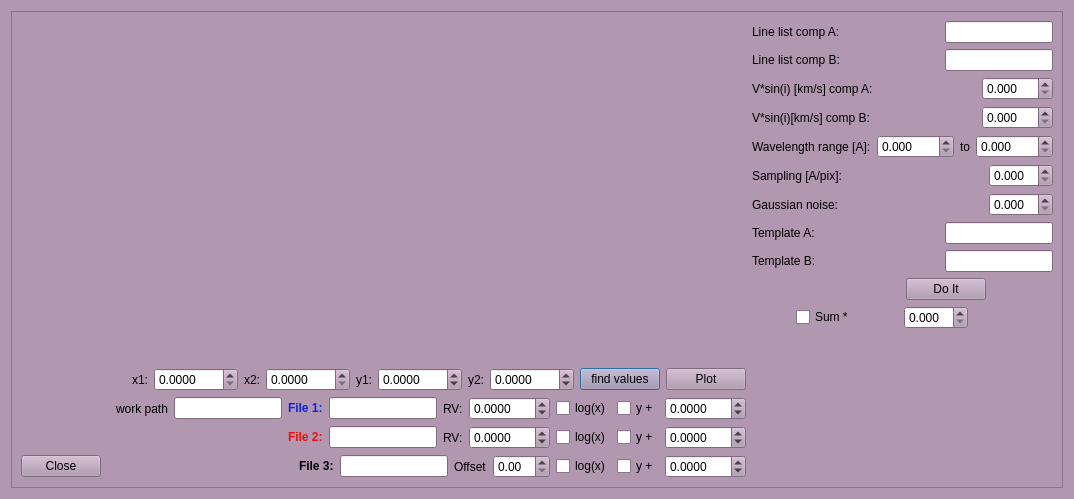
<?xml version="1.0" encoding="UTF-8"?>
<ui version="4.0">
 <class>Template</class>
 <widget class="QDialog" name="Template">
  <property name="geometry">
   <rect>
    <x>0</x>
    <y>0</y>
    <width>1074</width>
    <height>499</height>
   </rect>
  </property>
  <property name="palette">
   <palette>
    <active>
     <colorrole role="WindowText">
      <brush brushstyle="SolidPattern">
       <color alpha="255">
        <red>0</red>
        <green>0</green>
        <blue>0</blue>
       </color>
      </brush>
     </colorrole>
     <colorrole role="Button">
      <brush brushstyle="SolidPattern">
       <color alpha="255">
        <red>177</red>
        <green>151</green>
        <blue>176</blue>
       </color>
      </brush>
     </colorrole>
     <colorrole role="Light">
      <brush brushstyle="SolidPattern">
       <color alpha="255">
        <red>255</red>
        <green>228</green>
        <blue>254</blue>
       </color>
      </brush>
     </colorrole>
     <colorrole role="Midlight">
      <brush brushstyle="SolidPattern">
       <color alpha="255">
        <red>216</red>
        <green>189</green>
        <blue>215</blue>
       </color>
      </brush>
     </colorrole>
     <colorrole role="Dark">
      <brush brushstyle="SolidPattern">
       <color alpha="255">
        <red>88</red>
        <green>75</green>
        <blue>88</blue>
       </color>
      </brush>
     </colorrole>
     <colorrole role="Mid">
      <brush brushstyle="SolidPattern">
       <color alpha="255">
        <red>118</red>
        <green>101</green>
        <blue>117</blue>
       </color>
      </brush>
     </colorrole>
     <colorrole role="Text">
      <brush brushstyle="SolidPattern">
       <color alpha="255">
        <red>0</red>
        <green>0</green>
        <blue>0</blue>
       </color>
      </brush>
     </colorrole>
     <colorrole role="BrightText">
      <brush brushstyle="SolidPattern">
       <color alpha="255">
        <red>255</red>
        <green>255</green>
        <blue>255</blue>
       </color>
      </brush>
     </colorrole>
     <colorrole role="ButtonText">
      <brush brushstyle="SolidPattern">
       <color alpha="255">
        <red>0</red>
        <green>0</green>
        <blue>0</blue>
       </color>
      </brush>
     </colorrole>
     <colorrole role="Base">
      <brush brushstyle="SolidPattern">
       <color alpha="255">
        <red>255</red>
        <green>255</green>
        <blue>255</blue>
       </color>
      </brush>
     </colorrole>
     <colorrole role="Window">
      <brush brushstyle="SolidPattern">
       <color alpha="255">
        <red>177</red>
        <green>151</green>
        <blue>176</blue>
       </color>
      </brush>
     </colorrole>
     <colorrole role="Shadow">
      <brush brushstyle="SolidPattern">
       <color alpha="255">
        <red>0</red>
        <green>0</green>
        <blue>0</blue>
       </color>
      </brush>
     </colorrole>
     <colorrole role="AlternateBase">
      <brush brushstyle="SolidPattern">
       <color alpha="255">
        <red>216</red>
        <green>203</green>
        <blue>215</blue>
       </color>
      </brush>
     </colorrole>
     <colorrole role="ToolTipBase">
      <brush brushstyle="SolidPattern">
       <color alpha="255">
        <red>255</red>
        <green>255</green>
        <blue>220</blue>
       </color>
      </brush>
     </colorrole>
     <colorrole role="ToolTipText">
      <brush brushstyle="SolidPattern">
       <color alpha="255">
        <red>0</red>
        <green>0</green>
        <blue>0</blue>
       </color>
      </brush>
     </colorrole>
    </active>
    <inactive>
     <colorrole role="WindowText">
      <brush brushstyle="SolidPattern">
       <color alpha="255">
        <red>0</red>
        <green>0</green>
        <blue>0</blue>
       </color>
      </brush>
     </colorrole>
     <colorrole role="Button">
      <brush brushstyle="SolidPattern">
       <color alpha="255">
        <red>177</red>
        <green>151</green>
        <blue>176</blue>
       </color>
      </brush>
     </colorrole>
     <colorrole role="Light">
      <brush brushstyle="SolidPattern">
       <color alpha="255">
        <red>255</red>
        <green>228</green>
        <blue>254</blue>
       </color>
      </brush>
     </colorrole>
     <colorrole role="Midlight">
      <brush brushstyle="SolidPattern">
       <color alpha="255">
        <red>216</red>
        <green>189</green>
        <blue>215</blue>
       </color>
      </brush>
     </colorrole>
     <colorrole role="Dark">
      <brush brushstyle="SolidPattern">
       <color alpha="255">
        <red>88</red>
        <green>75</green>
        <blue>88</blue>
       </color>
      </brush>
     </colorrole>
     <colorrole role="Mid">
      <brush brushstyle="SolidPattern">
       <color alpha="255">
        <red>118</red>
        <green>101</green>
        <blue>117</blue>
       </color>
      </brush>
     </colorrole>
     <colorrole role="Text">
      <brush brushstyle="SolidPattern">
       <color alpha="255">
        <red>0</red>
        <green>0</green>
        <blue>0</blue>
       </color>
      </brush>
     </colorrole>
     <colorrole role="BrightText">
      <brush brushstyle="SolidPattern">
       <color alpha="255">
        <red>255</red>
        <green>255</green>
        <blue>255</blue>
       </color>
      </brush>
     </colorrole>
     <colorrole role="ButtonText">
      <brush brushstyle="SolidPattern">
       <color alpha="255">
        <red>0</red>
        <green>0</green>
        <blue>0</blue>
       </color>
      </brush>
     </colorrole>
     <colorrole role="Base">
      <brush brushstyle="SolidPattern">
       <color alpha="255">
        <red>255</red>
        <green>255</green>
        <blue>255</blue>
       </color>
      </brush>
     </colorrole>
     <colorrole role="Window">
      <brush brushstyle="SolidPattern">
       <color alpha="255">
        <red>177</red>
        <green>151</green>
        <blue>176</blue>
       </color>
      </brush>
     </colorrole>
     <colorrole role="Shadow">
      <brush brushstyle="SolidPattern">
       <color alpha="255">
        <red>0</red>
        <green>0</green>
        <blue>0</blue>
       </color>
      </brush>
     </colorrole>
     <colorrole role="AlternateBase">
      <brush brushstyle="SolidPattern">
       <color alpha="255">
        <red>216</red>
        <green>203</green>
        <blue>215</blue>
       </color>
      </brush>
     </colorrole>
     <colorrole role="ToolTipBase">
      <brush brushstyle="SolidPattern">
       <color alpha="255">
        <red>255</red>
        <green>255</green>
        <blue>220</blue>
       </color>
      </brush>
     </colorrole>
     <colorrole role="ToolTipText">
      <brush brushstyle="SolidPattern">
       <color alpha="255">
        <red>0</red>
        <green>0</green>
        <blue>0</blue>
       </color>
      </brush>
     </colorrole>
    </inactive>
    <disabled>
     <colorrole role="WindowText">
      <brush brushstyle="SolidPattern">
       <color alpha="255">
        <red>88</red>
        <green>75</green>
        <blue>88</blue>
       </color>
      </brush>
     </colorrole>
     <colorrole role="Button">
      <brush brushstyle="SolidPattern">
       <color alpha="255">
        <red>177</red>
        <green>151</green>
        <blue>176</blue>
       </color>
      </brush>
     </colorrole>
     <colorrole role="Light">
      <brush brushstyle="SolidPattern">
       <color alpha="255">
        <red>255</red>
        <green>228</green>
        <blue>254</blue>
       </color>
      </brush>
     </colorrole>
     <colorrole role="Midlight">
      <brush brushstyle="SolidPattern">
       <color alpha="255">
        <red>216</red>
        <green>189</green>
        <blue>215</blue>
       </color>
      </brush>
     </colorrole>
     <colorrole role="Dark">
      <brush brushstyle="SolidPattern">
       <color alpha="255">
        <red>88</red>
        <green>75</green>
        <blue>88</blue>
       </color>
      </brush>
     </colorrole>
     <colorrole role="Mid">
      <brush brushstyle="SolidPattern">
       <color alpha="255">
        <red>118</red>
        <green>101</green>
        <blue>117</blue>
       </color>
      </brush>
     </colorrole>
     <colorrole role="Text">
      <brush brushstyle="SolidPattern">
       <color alpha="255">
        <red>88</red>
        <green>75</green>
        <blue>88</blue>
       </color>
      </brush>
     </colorrole>
     <colorrole role="BrightText">
      <brush brushstyle="SolidPattern">
       <color alpha="255">
        <red>255</red>
        <green>255</green>
        <blue>255</blue>
       </color>
      </brush>
     </colorrole>
     <colorrole role="ButtonText">
      <brush brushstyle="SolidPattern">
       <color alpha="255">
        <red>88</red>
        <green>75</green>
        <blue>88</blue>
       </color>
      </brush>
     </colorrole>
     <colorrole role="Base">
      <brush brushstyle="SolidPattern">
       <color alpha="255">
        <red>177</red>
        <green>151</green>
        <blue>176</blue>
       </color>
      </brush>
     </colorrole>
     <colorrole role="Window">
      <brush brushstyle="SolidPattern">
       <color alpha="255">
        <red>177</red>
        <green>151</green>
        <blue>176</blue>
       </color>
      </brush>
     </colorrole>
     <colorrole role="Shadow">
      <brush brushstyle="SolidPattern">
       <color alpha="255">
        <red>0</red>
        <green>0</green>
        <blue>0</blue>
       </color>
      </brush>
     </colorrole>
     <colorrole role="AlternateBase">
      <brush brushstyle="SolidPattern">
       <color alpha="255">
        <red>177</red>
        <green>151</green>
        <blue>176</blue>
       </color>
      </brush>
     </colorrole>
     <colorrole role="ToolTipBase">
      <brush brushstyle="SolidPattern">
       <color alpha="255">
        <red>255</red>
        <green>255</green>
        <blue>220</blue>
       </color>
      </brush>
     </colorrole>
     <colorrole role="ToolTipText">
      <brush brushstyle="SolidPattern">
       <color alpha="255">
        <red>0</red>
        <green>0</green>
        <blue>0</blue>
       </color>
      </brush>
     </colorrole>
    </disabled>
   </palette>
  </property>
  <property name="font">
   <font>
    <pointsize>9</pointsize>
   </font>
  </property>
  <property name="windowTitle">
   <string>Dialog</string>
  </property>
  <layout class="QGridLayout" name="gridLayout">
   <item row="0" column="0">
    <widget class="QScrollArea" name="scrollArea">
     <property name="frameShadow">
      <enum>QFrame::Plain</enum>
     </property>
     <property name="widgetResizable">
      <bool>true</bool>
     </property>
     <widget class="QWidget" name="scrollAreaWidgetContents">
      <property name="geometry">
       <rect>
        <x>0</x>
        <y>0</y>
        <width>1054</width>
        <height>479</height>
       </rect>
      </property>
      <layout class="QHBoxLayout" name="horizontalLayout_16">
       <item>
        <layout class="QVBoxLayout" name="verticalLayout_4">
         <item>
          <widget class="QCustomPlot" name="qCustomPlot" native="true">
           <property name="sizePolicy">
            <sizepolicy hsizetype="Expanding" vsizetype="MinimumExpanding">
             <horstretch>0</horstretch>
             <verstretch>0</verstretch>
            </sizepolicy>
           </property>
          </widget>
         </item>
         <item>
          <layout class="QVBoxLayout" name="verticalLayout_2">
           <item>
            <layout class="QHBoxLayout" name="horizontalLayout">
             <item>
              <spacer name="horizontalSpacer_4">
               <property name="orientation">
                <enum>Qt::Horizontal</enum>
               </property>
               <property name="sizeHint" stdset="0">
                <size>
                 <width>40</width>
                 <height>20</height>
                </size>
               </property>
              </spacer>
             </item>
             <item>
              <widget class="QLabel" name="label_3">
               <property name="text">
                <string>x1:</string>
               </property>
              </widget>
             </item>
             <item>
              <widget class="QDoubleSpinBox" name="doubleSpinBox">
               <property name="decimals">
                <number>4</number>
               </property>
               <property name="maximum">
                <double>9999.989999999999782</double>
               </property>
              </widget>
             </item>
             <item>
              <widget class="QLabel" name="label_4">
               <property name="text">
                <string>x2:</string>
               </property>
              </widget>
             </item>
             <item>
              <widget class="QDoubleSpinBox" name="doubleSpinBox_2">
               <property name="decimals">
                <number>4</number>
               </property>
               <property name="maximum">
                <double>9999.989999999999782</double>
               </property>
              </widget>
             </item>
             <item>
              <widget class="QLabel" name="label_5">
               <property name="text">
                <string>y1:</string>
               </property>
              </widget>
             </item>
             <item>
              <widget class="QDoubleSpinBox" name="doubleSpinBox_3">
               <property name="decimals">
                <number>4</number>
               </property>
               <property name="minimum">
                <double>-99.000000000000000</double>
               </property>
               <property name="maximum">
                <double>9999.989999999999782</double>
               </property>
              </widget>
             </item>
             <item>
              <widget class="QLabel" name="label_6">
               <property name="text">
                <string>y2:</string>
               </property>
              </widget>
             </item>
             <item>
              <widget class="QDoubleSpinBox" name="doubleSpinBox_4">
               <property name="decimals">
                <number>4</number>
               </property>
               <property name="minimum">
                <double>-99.000000000000000</double>
               </property>
               <property name="maximum">
                <double>9999.989999999999782</double>
               </property>
              </widget>
             </item>
             <item>
              <widget class="QPushButton" name="pushButton_2">
               <property name="text">
                <string>find values</string>
               </property>
              </widget>
             </item>
             <item>
              <widget class="QPushButton" name="pushButton_3">
               <property name="text">
                <string>Plot</string>
               </property>
              </widget>
             </item>
            </layout>
           </item>
           <item>
            <layout class="QHBoxLayout" name="horizontalLayout_5">
             <item>
              <layout class="QVBoxLayout" name="verticalLayout">
               <item>
                <layout class="QHBoxLayout" name="horizontalLayout_2">
                 <item>
                  <spacer name="horizontalSpacer_3">
                   <property name="orientation">
                    <enum>Qt::Horizontal</enum>
                   </property>
                   <property name="sizeHint" stdset="0">
                    <size>
                     <width>40</width>
                     <height>20</height>
                    </size>
                   </property>
                  </spacer>
                 </item>
                 <item>
                  <widget class="QLabel" name="label_2">
                   <property name="text">
                    <string>work path</string>
                   </property>
                  </widget>
                 </item>
                 <item>
                  <widget class="QLineEdit" name="lineEdit">
                   <property name="sizePolicy">
                    <sizepolicy hsizetype="Maximum" vsizetype="Fixed">
                     <horstretch>0</horstretch>
                     <verstretch>0</verstretch>
                    </sizepolicy>
                   </property>
                  </widget>
                 </item>
                 <item>
                  <widget class="QLabel" name="label_7">
                   <property name="text">
                    <string>&lt;html&gt;&lt;head/&gt;&lt;body&gt;&lt;p&gt;&lt;span style=&quot; font-weight:600; color:#0f22e5;&quot;&gt;File 1:&lt;/span&gt;&lt;/p&gt;&lt;/body&gt;&lt;/html&gt;</string>
                   </property>
                  </widget>
                 </item>
                 <item>
                  <widget class="QLineEdit" name="lineEdit_2">
                   <property name="sizePolicy">
                    <sizepolicy hsizetype="Maximum" vsizetype="Fixed">
                     <horstretch>0</horstretch>
                     <verstretch>0</verstretch>
                    </sizepolicy>
                   </property>
                  </widget>
                 </item>
                 <item>
                  <widget class="QLabel" name="label_9">
                   <property name="text">
                    <string>RV:</string>
                   </property>
                  </widget>
                 </item>
                 <item>
                  <widget class="QDoubleSpinBox" name="doubleSpinBox_10">
                   <property name="decimals">
                    <number>4</number>
                   </property>
                   <property name="minimum">
                    <double>-999.000000000000000</double>
                   </property>
                   <property name="maximum">
                    <double>999.990000000000009</double>
                   </property>
                  </widget>
                 </item>
                 <item>
                  <widget class="QCheckBox" name="checkBox">
                   <property name="text">
                    <string>log(x)</string>
                   </property>
                  </widget>
                 </item>
                 <item>
                  <widget class="QCheckBox" name="checkBox_4">
                   <property name="text">
                    <string>y +</string>
                   </property>
                  </widget>
                 </item>
                 <item>
                  <widget class="QDoubleSpinBox" name="doubleSpinBox_14">
                   <property name="decimals">
                    <number>4</number>
                   </property>
                   <property name="minimum">
                    <double>-999.000000000000000</double>
                   </property>
                   <property name="maximum">
                    <double>999.000000000000000</double>
                   </property>
                  </widget>
                 </item>
                </layout>
               </item>
               <item>
                <layout class="QHBoxLayout" name="horizontalLayout_3">
                 <item>
                  <spacer name="horizontalSpacer_2">
                   <property name="orientation">
                    <enum>Qt::Horizontal</enum>
                   </property>
                   <property name="sizeHint" stdset="0">
                    <size>
                     <width>40</width>
                     <height>20</height>
                    </size>
                   </property>
                  </spacer>
                 </item>
                 <item>
                  <widget class="QLabel" name="label_8">
                   <property name="text">
                    <string>&lt;html&gt;&lt;head/&gt;&lt;body&gt;&lt;p&gt;&lt;span style=&quot; font-weight:600; color:#ea1010;&quot;&gt;File 2:&lt;/span&gt;&lt;/p&gt;&lt;/body&gt;&lt;/html&gt;</string>
                   </property>
                  </widget>
                 </item>
                 <item>
                  <widget class="QLineEdit" name="lineEdit_3">
                   <property name="sizePolicy">
                    <sizepolicy hsizetype="Maximum" vsizetype="Fixed">
                     <horstretch>0</horstretch>
                     <verstretch>0</verstretch>
                    </sizepolicy>
                   </property>
                  </widget>
                 </item>
                 <item>
                  <widget class="QLabel" name="label_10">
                   <property name="text">
                    <string>RV:</string>
                   </property>
                  </widget>
                 </item>
                 <item>
                  <widget class="QDoubleSpinBox" name="doubleSpinBox_11">
                   <property name="decimals">
                    <number>4</number>
                   </property>
                   <property name="minimum">
                    <double>-999.000000000000000</double>
                   </property>
                   <property name="maximum">
                    <double>999.990000000000009</double>
                   </property>
                  </widget>
                 </item>
                 <item>
                  <widget class="QCheckBox" name="checkBox_2">
                   <property name="text">
                    <string>log(x)</string>
                   </property>
                  </widget>
                 </item>
                 <item>
                  <widget class="QCheckBox" name="checkBox_5">
                   <property name="text">
                    <string>y +</string>
                   </property>
                  </widget>
                 </item>
                 <item>
                  <widget class="QDoubleSpinBox" name="doubleSpinBox_15">
                   <property name="decimals">
                    <number>4</number>
                   </property>
                   <property name="minimum">
                    <double>-999.000000000000000</double>
                   </property>
                   <property name="maximum">
                    <double>999.000000000000000</double>
                   </property>
                  </widget>
                 </item>
                </layout>
               </item>
               <item>
                <layout class="QHBoxLayout" name="horizontalLayout_4">
                 <item>
                  <widget class="QPushButton" name="pushButton">
                   <property name="text">
                    <string>Close</string>
                   </property>
                  </widget>
                 </item>
                 <item>
                  <spacer name="horizontalSpacer">
                   <property name="orientation">
                    <enum>Qt::Horizontal</enum>
                   </property>
                   <property name="sizeHint" stdset="0">
                    <size>
                     <width>40</width>
                     <height>20</height>
                    </size>
                   </property>
                  </spacer>
                 </item>
                 <item>
                  <widget class="QLabel" name="label_12">
                   <property name="text">
                    <string>&lt;html&gt;&lt;head/&gt;&lt;body&gt;&lt;p&gt;&lt;span style=&quot; font-weight:600;&quot;&gt;File 3:&lt;/span&gt;&lt;/p&gt;&lt;/body&gt;&lt;/html&gt;</string>
                   </property>
                  </widget>
                 </item>
                 <item>
                  <widget class="QLineEdit" name="lineEdit_8">
                   <property name="sizePolicy">
                    <sizepolicy hsizetype="Maximum" vsizetype="Fixed">
                     <horstretch>0</horstretch>
                     <verstretch>0</verstretch>
                    </sizepolicy>
                   </property>
                  </widget>
                 </item>
                 <item>
                  <widget class="QLabel" name="label_22">
                   <property name="text">
                    <string>Offset</string>
                   </property>
                  </widget>
                 </item>
                 <item>
                  <widget class="QDoubleSpinBox" name="doubleSpinBox_13"/>
                 </item>
                 <item>
                  <widget class="QCheckBox" name="checkBox_3">
                   <property name="text">
                    <string>log(x)</string>
                   </property>
                  </widget>
                 </item>
                 <item>
                  <widget class="QCheckBox" name="checkBox_6">
                   <property name="text">
                    <string>y +</string>
                   </property>
                  </widget>
                 </item>
                 <item>
                  <widget class="QDoubleSpinBox" name="doubleSpinBox_16">
                   <property name="decimals">
                    <number>4</number>
                   </property>
                   <property name="minimum">
                    <double>-999.000000000000000</double>
                   </property>
                   <property name="maximum">
                    <double>999.000000000000000</double>
                   </property>
                  </widget>
                 </item>
                </layout>
               </item>
              </layout>
             </item>
            </layout>
           </item>
          </layout>
         </item>
        </layout>
       </item>
       <item>
        <layout class="QVBoxLayout" name="verticalLayout_3">
         <item>
          <layout class="QHBoxLayout" name="horizontalLayout_6">
           <item>
            <widget class="QLabel" name="label_13">
             <property name="sizePolicy">
              <sizepolicy hsizetype="Minimum" vsizetype="Preferred">
               <horstretch>0</horstretch>
               <verstretch>0</verstretch>
              </sizepolicy>
             </property>
             <property name="text">
              <string>Line list comp A:</string>
             </property>
            </widget>
           </item>
           <item>
            <widget class="QLineEdit" name="lineEdit_4">
             <property name="sizePolicy">
              <sizepolicy hsizetype="Maximum" vsizetype="Fixed">
               <horstretch>0</horstretch>
               <verstretch>0</verstretch>
              </sizepolicy>
             </property>
            </widget>
           </item>
          </layout>
         </item>
         <item>
          <layout class="QHBoxLayout" name="horizontalLayout_7">
           <item>
            <widget class="QLabel" name="label_14">
             <property name="sizePolicy">
              <sizepolicy hsizetype="Minimum" vsizetype="Preferred">
               <horstretch>0</horstretch>
               <verstretch>0</verstretch>
              </sizepolicy>
             </property>
             <property name="text">
              <string>Line list comp B:</string>
             </property>
            </widget>
           </item>
           <item>
            <widget class="QLineEdit" name="lineEdit_5">
             <property name="sizePolicy">
              <sizepolicy hsizetype="Maximum" vsizetype="Fixed">
               <horstretch>0</horstretch>
               <verstretch>0</verstretch>
              </sizepolicy>
             </property>
            </widget>
           </item>
          </layout>
         </item>
         <item>
          <layout class="QHBoxLayout" name="horizontalLayout_8">
           <item>
            <widget class="QLabel" name="label_17">
             <property name="sizePolicy">
              <sizepolicy hsizetype="Minimum" vsizetype="Preferred">
               <horstretch>0</horstretch>
               <verstretch>0</verstretch>
              </sizepolicy>
             </property>
             <property name="text">
              <string>V*sin(i) [km/s] comp A:</string>
             </property>
            </widget>
           </item>
           <item>
            <widget class="QDoubleSpinBox" name="doubleSpinBox_8">
             <property name="sizePolicy">
              <sizepolicy hsizetype="Maximum" vsizetype="Fixed">
               <horstretch>0</horstretch>
               <verstretch>0</verstretch>
              </sizepolicy>
             </property>
             <property name="decimals">
              <number>3</number>
             </property>
             <property name="maximum">
              <double>999.990000000000009</double>
             </property>
            </widget>
           </item>
          </layout>
         </item>
         <item>
          <layout class="QHBoxLayout" name="horizontalLayout_9">
           <item>
            <widget class="QLabel" name="label_18">
             <property name="sizePolicy">
              <sizepolicy hsizetype="Minimum" vsizetype="Preferred">
               <horstretch>0</horstretch>
               <verstretch>0</verstretch>
              </sizepolicy>
             </property>
             <property name="text">
              <string>V*sin(i)[km/s] comp B:</string>
             </property>
            </widget>
           </item>
           <item>
            <widget class="QDoubleSpinBox" name="doubleSpinBox_9">
             <property name="sizePolicy">
              <sizepolicy hsizetype="Maximum" vsizetype="Fixed">
               <horstretch>0</horstretch>
               <verstretch>0</verstretch>
              </sizepolicy>
             </property>
             <property name="decimals">
              <number>3</number>
             </property>
             <property name="maximum">
              <double>999.990000000000009</double>
             </property>
            </widget>
           </item>
          </layout>
         </item>
         <item>
          <layout class="QHBoxLayout" name="horizontalLayout_10">
           <item>
            <widget class="QLabel" name="label_15">
             <property name="sizePolicy">
              <sizepolicy hsizetype="Minimum" vsizetype="Preferred">
               <horstretch>0</horstretch>
               <verstretch>0</verstretch>
              </sizepolicy>
             </property>
             <property name="text">
              <string>Wavelength range [A]:</string>
             </property>
            </widget>
           </item>
           <item>
            <widget class="QDoubleSpinBox" name="doubleSpinBox_5">
             <property name="sizePolicy">
              <sizepolicy hsizetype="Maximum" vsizetype="Fixed">
               <horstretch>0</horstretch>
               <verstretch>0</verstretch>
              </sizepolicy>
             </property>
             <property name="decimals">
              <number>3</number>
             </property>
             <property name="maximum">
              <double>9999.989999999999782</double>
             </property>
            </widget>
           </item>
           <item>
            <widget class="QLabel" name="label_21">
             <property name="sizePolicy">
              <sizepolicy hsizetype="Minimum" vsizetype="Preferred">
               <horstretch>0</horstretch>
               <verstretch>0</verstretch>
              </sizepolicy>
             </property>
             <property name="text">
              <string>to</string>
             </property>
            </widget>
           </item>
           <item>
            <widget class="QDoubleSpinBox" name="doubleSpinBox_6">
             <property name="sizePolicy">
              <sizepolicy hsizetype="Maximum" vsizetype="Fixed">
               <horstretch>0</horstretch>
               <verstretch>0</verstretch>
              </sizepolicy>
             </property>
             <property name="decimals">
              <number>3</number>
             </property>
             <property name="maximum">
              <double>9999.989999999999782</double>
             </property>
            </widget>
           </item>
          </layout>
         </item>
         <item>
          <layout class="QHBoxLayout" name="horizontalLayout_11">
           <item>
            <widget class="QLabel" name="label_16">
             <property name="sizePolicy">
              <sizepolicy hsizetype="Minimum" vsizetype="Preferred">
               <horstretch>0</horstretch>
               <verstretch>0</verstretch>
              </sizepolicy>
             </property>
             <property name="text">
              <string>Sampling [A/pix]:</string>
             </property>
            </widget>
           </item>
           <item>
            <widget class="QDoubleSpinBox" name="doubleSpinBox_7">
             <property name="sizePolicy">
              <sizepolicy hsizetype="Maximum" vsizetype="Fixed">
               <horstretch>0</horstretch>
               <verstretch>0</verstretch>
              </sizepolicy>
             </property>
             <property name="decimals">
              <number>3</number>
             </property>
            </widget>
           </item>
          </layout>
         </item>
         <item>
          <layout class="QHBoxLayout" name="horizontalLayout_15">
           <item>
            <widget class="QLabel" name="label_11">
             <property name="sizePolicy">
              <sizepolicy hsizetype="Minimum" vsizetype="Preferred">
               <horstretch>0</horstretch>
               <verstretch>0</verstretch>
              </sizepolicy>
             </property>
             <property name="text">
              <string>Gaussian noise:</string>
             </property>
            </widget>
           </item>
           <item>
            <widget class="QDoubleSpinBox" name="doubleSpinBox_12">
             <property name="sizePolicy">
              <sizepolicy hsizetype="Maximum" vsizetype="Fixed">
               <horstretch>0</horstretch>
               <verstretch>0</verstretch>
              </sizepolicy>
             </property>
             <property name="decimals">
              <number>3</number>
             </property>
             <property name="singleStep">
              <double>0.010000000000000</double>
             </property>
            </widget>
           </item>
          </layout>
         </item>
         <item>
          <layout class="QHBoxLayout" name="horizontalLayout_12">
           <item>
            <widget class="QLabel" name="label_19">
             <property name="sizePolicy">
              <sizepolicy hsizetype="Minimum" vsizetype="Preferred">
               <horstretch>0</horstretch>
               <verstretch>0</verstretch>
              </sizepolicy>
             </property>
             <property name="text">
              <string>Template A:</string>
             </property>
            </widget>
           </item>
           <item>
            <widget class="QLineEdit" name="lineEdit_6">
             <property name="sizePolicy">
              <sizepolicy hsizetype="Maximum" vsizetype="Fixed">
               <horstretch>0</horstretch>
               <verstretch>0</verstretch>
              </sizepolicy>
             </property>
            </widget>
           </item>
          </layout>
         </item>
         <item>
          <layout class="QHBoxLayout" name="horizontalLayout_13">
           <item>
            <widget class="QLabel" name="label_20">
             <property name="sizePolicy">
              <sizepolicy hsizetype="Minimum" vsizetype="Preferred">
               <horstretch>0</horstretch>
               <verstretch>0</verstretch>
              </sizepolicy>
             </property>
             <property name="text">
              <string>Template B:</string>
             </property>
            </widget>
           </item>
           <item>
            <widget class="QLineEdit" name="lineEdit_7">
             <property name="sizePolicy">
              <sizepolicy hsizetype="Maximum" vsizetype="Fixed">
               <horstretch>0</horstretch>
               <verstretch>0</verstretch>
              </sizepolicy>
             </property>
            </widget>
           </item>
          </layout>
         </item>
         <item>
          <layout class="QHBoxLayout" name="horizontalLayout_14">
           <item>
            <spacer name="horizontalSpacer_5">
             <property name="orientation">
              <enum>Qt::Horizontal</enum>
             </property>
             <property name="sizeType">
              <enum>QSizePolicy::Preferred</enum>
             </property>
             <property name="sizeHint" stdset="0">
              <size>
               <width>88</width>
               <height>17</height>
              </size>
             </property>
            </spacer>
           </item>
           <item>
            <widget class="QPushButton" name="pushButton_4">
             <property name="sizePolicy">
              <sizepolicy hsizetype="Maximum" vsizetype="Fixed">
               <horstretch>0</horstretch>
               <verstretch>0</verstretch>
              </sizepolicy>
             </property>
             <property name="text">
              <string>Do It</string>
             </property>
            </widget>
           </item>
          </layout>
         </item>
         <item>
          <layout class="QHBoxLayout" name="horizontalLayout_17">
           <item>
            <widget class="QCheckBox" name="checkBox_7">
             <property name="sizePolicy">
              <sizepolicy hsizetype="Maximum" vsizetype="Fixed">
               <horstretch>0</horstretch>
               <verstretch>0</verstretch>
              </sizepolicy>
             </property>
             <property name="text">
              <string>Sum *</string>
             </property>
            </widget>
           </item>
           <item>
            <widget class="QDoubleSpinBox" name="doubleSpinBox_17">
             <property name="sizePolicy">
              <sizepolicy hsizetype="Maximum" vsizetype="Fixed">
               <horstretch>0</horstretch>
               <verstretch>0</verstretch>
              </sizepolicy>
             </property>
             <property name="decimals">
              <number>3</number>
             </property>
            </widget>
           </item>
           <item>
            <spacer name="horizontalSpacer_6">
             <property name="orientation">
              <enum>Qt::Horizontal</enum>
             </property>
             <property name="sizeType">
              <enum>QSizePolicy::Preferred</enum>
             </property>
             <property name="sizeHint" stdset="0">
              <size>
               <width>40</width>
               <height>20</height>
              </size>
             </property>
            </spacer>
           </item>
          </layout>
         </item>
         <item>
          <spacer name="verticalSpacer">
           <property name="orientation">
            <enum>Qt::Vertical</enum>
           </property>
           <property name="sizeHint" stdset="0">
            <size>
             <width>20</width>
             <height>40</height>
            </size>
           </property>
          </spacer>
         </item>
        </layout>
       </item>
      </layout>
     </widget>
    </widget>
   </item>
  </layout>
 </widget>
 <customwidgets>
  <customwidget>
   <class>QCustomPlot</class>
   <extends>QWidget</extends>
   <header>qcustomplot.h</header>
   <container>1</container>
  </customwidget>
 </customwidgets>
 <resources/>
 <connections>
  <connection>
   <sender>pushButton</sender>
   <signal>clicked()</signal>
   <receiver>Template</receiver>
   <slot>close()</slot>
   <hints>
    <hint type="sourcelabel">
     <x>201</x>
     <y>473</y>
    </hint>
    <hint type="destinationlabel">
     <x>157</x>
     <y>427</y>
    </hint>
   </hints>
  </connection>
 </connections>
</ui>
